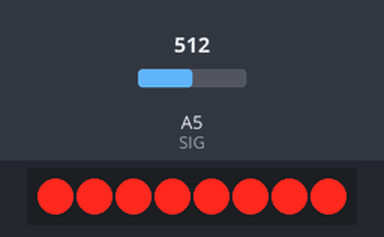
A sketch run on a simulated Arduino Uno, built with avr-gcc and run on an emulated ATmega328P. On the bench: 8 shift-register outputs drawn as a row of LEDs (first output left, lit = HIGH). Wiring (inferred from the names in the program): shift register (74HC595): data pin 2; shift clock pin 3; latch pin 4. Wiring (inferred from the signals the program sends): row of LEDs: on Q0, Q1, Q2, Q3, Q4, Q5, Q6, Q7. The test bench sets the inputs (shaded band); at power-on: A5 (SIG) = 512.

Above: at 1.2 s.
1.3 s: A5 (SIG) set to 27
2.8 s: A5 (SIG) set to 22
At 3.1 s:
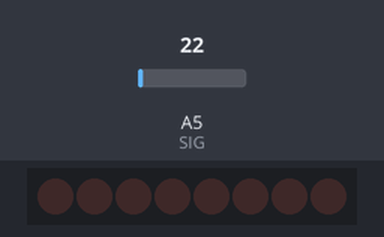
4.3 s: A5 (SIG) set to 122
At 5.4 s:
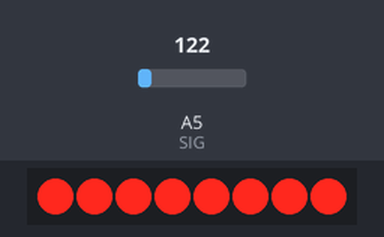
5.8 s: A5 (SIG) set to 15
At 6.6 s:
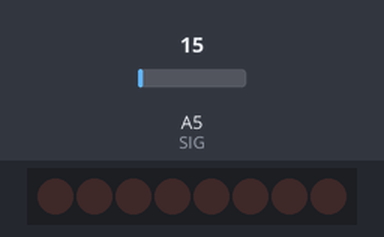
7.3 s: A5 (SIG) set to 35
At 7.7 s:
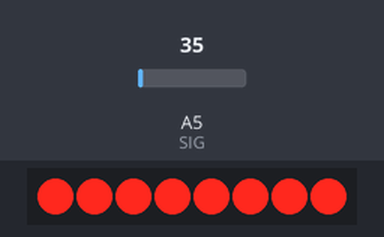
8.8 s: A5 (SIG) set to 0
At 10.1 s:
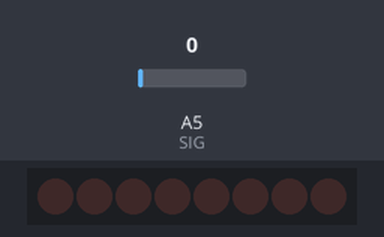
Timing chart, 0 to 11.3 s (numbered marks = the images above; inputs shaded):
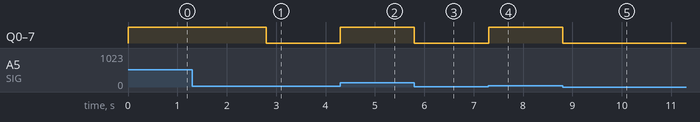

The sketch:

GoBoard.ino
```cpp
const int DATA = 2;
const int CLOCK = 3;
const int LATCH = 4;

const int S0 = 10;
const int S1 = 11;
const int S2 = 12;
const int S3 = 13;
const int SIG = 5;

int ledState = 0;

int readChannel(int channel) {
  digitalWrite(S0, bitRead(channel, 0));
  digitalWrite(S1, bitRead(channel, 1));
  digitalWrite(S2, bitRead(channel, 2));
  digitalWrite(S3, bitRead(channel, 3));

  return analogRead(SIG);
}

int readLEDValues() {

  int sigValue = 0;

  for (int channel = 0; channel < 8; channel++) {
    if (readChannel(channel) > 25) {
      bitSet(sigValue, channel);
    } else {
      bitClear(sigValue, channel);
    }
  }
  return sigValue;
}

void updateLEDs(int value) {
  digitalWrite(LATCH, LOW);
  shiftOut(DATA, CLOCK, MSBFIRST, value);
  digitalWrite(LATCH, HIGH);
}

void setup() {
  pinMode(DATA,  OUTPUT);
  pinMode(CLOCK, OUTPUT);
  pinMode(LATCH, OUTPUT);

  pinMode(S0, OUTPUT);
  pinMode(S1, OUTPUT);
  pinMode(S2, OUTPUT);
  pinMode(S3, OUTPUT);
}

void loop() {
  const int shiftRegisterValue = readLEDValues();
  updateLEDs(shiftRegisterValue);
}
```

Measured:
- the behaviour switches between 26 and 25 on A5 (SIG) (found by bisection; images 0 and 1)
- after the input at 1.3 s, every drawn part: stays the same
- after the input at 2.8 s, Q0–7: HIGH → LOW at once
- after the input at 4.3 s, Q0–7: LOW → HIGH at once
- after the input at 5.8 s, Q0–7: HIGH → LOW at once
- after the input at 7.3 s, Q0–7: LOW → HIGH at once
- after the input at 8.8 s, Q0–7: HIGH → LOW at once
